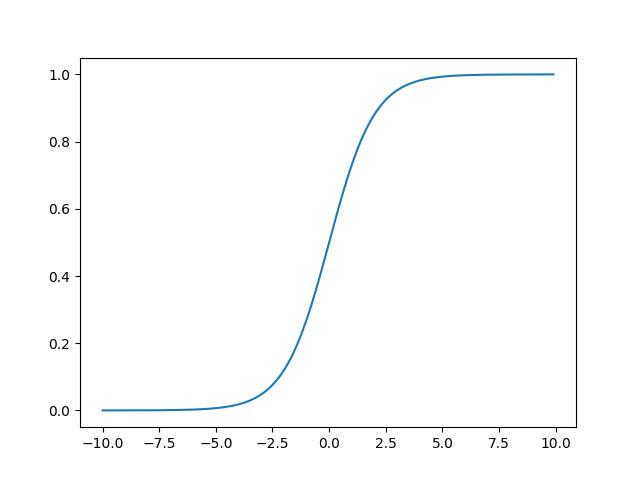

Python code for this plot:
# -*- coding:utf-8 -*-
import numpy as np
import matplotlib.pyplot as plt


x = np.arange(-10,10,0.1)
y = 1./(1.+np.exp(-x))

plt.plot(x, y)
plt.show()
